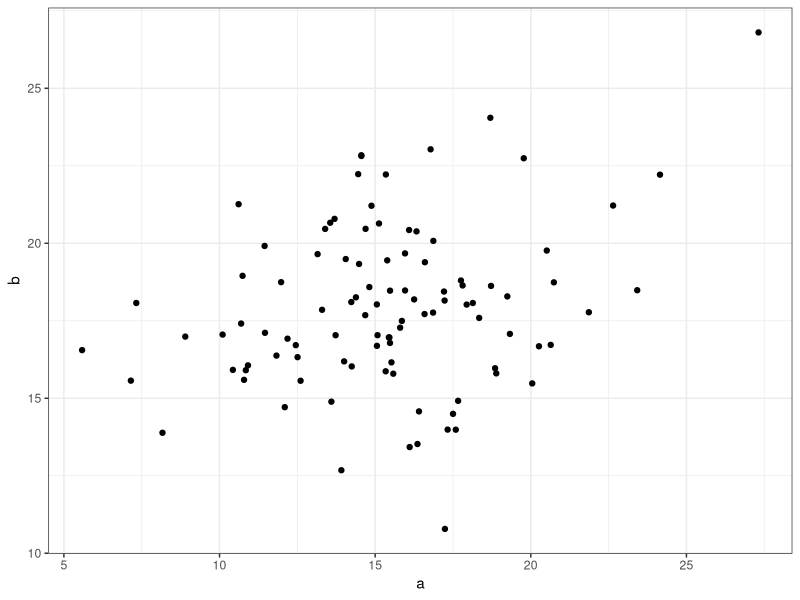

This figure's R source:
# Load some packages
set.seed(46131)
library(tidyverse)
library(psych)
library(broom)

# Generate some Random Data

observations <- tibble(
  a = rnorm(100, 15, 3.5),
  b = rnorm(100, 18, 2.8)
  )

# Describe the data

describe(observations)


# Plot the correlation (using ggplot2)

ggplot(observations, aes(a,b)) + geom_point() + theme_bw()

# Estimate a model for these data

model <-  lm(a~b, observations)
summary(model)
glance(model)
